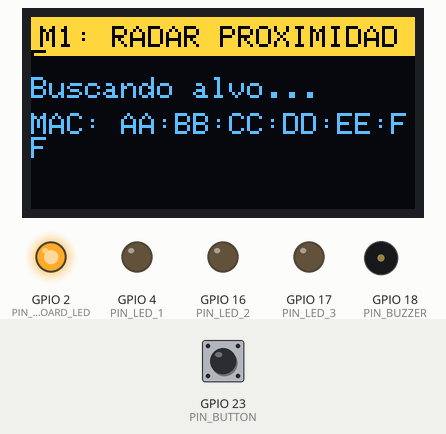
Simulated run of this program. Board: ESP32. Parts: 128×64 one-colour display, output pins drawn as LEDs (lit = HIGH), buzzer (waves = sounding). Inputs (shaded band) come from the test bench; at power-on: GPIO 23 (PIN_BUTTON) HIGH. The OLED is the two-colour kind (top 16 rows yellow); a WiFi scan finds three made-up networks; what the program prints to the serial monitor is not drawn.

Above: at 1.8 s.
1.9 s: GPIO 23 (PIN_BUTTON) pulled LOW for 0.15 s
At 3.7 s:
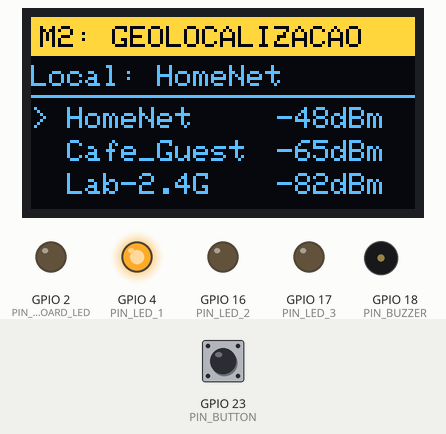
5.0 s: GPIO 23 (PIN_BUTTON) pulled LOW for 1 s
At 5.9 s:
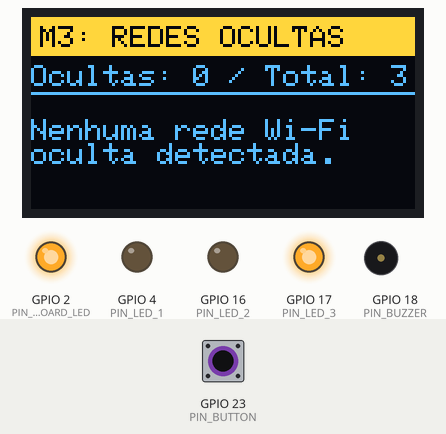
9.0 s: GPIO 23 (PIN_BUTTON) pulled LOW for 0.15 s
At 9.33 s:
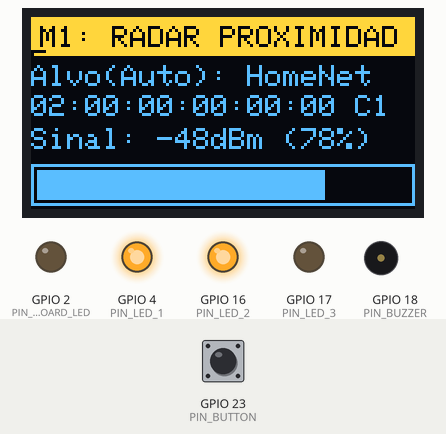
9.7 s: GPIO 23 (PIN_BUTTON) pulled LOW for 3.2 s
At 11.6 s:
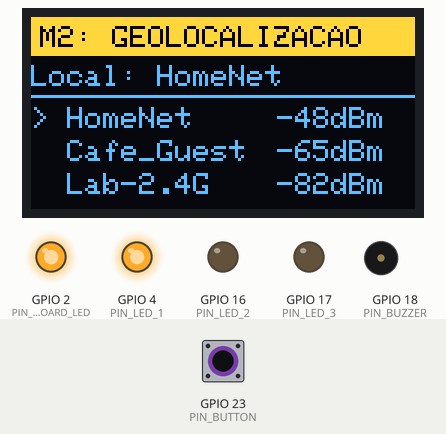
15.4 s: GPIO 23 (PIN_BUTTON) pulsed LOW 2 times (0.12 s each, 0.3 s apart)
At 15.66 s:
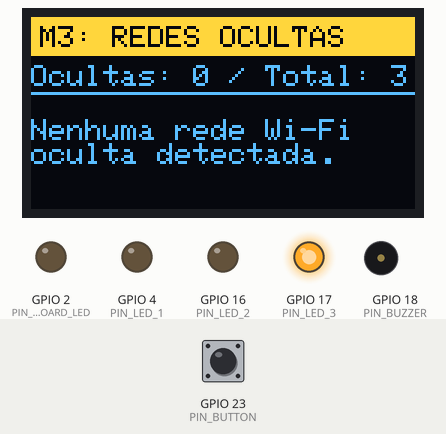
18.7 s: GPIO 23 (PIN_BUTTON) pulsed LOW 5 times (0.12 s each, 0.3 s apart)
At 19.1 s:
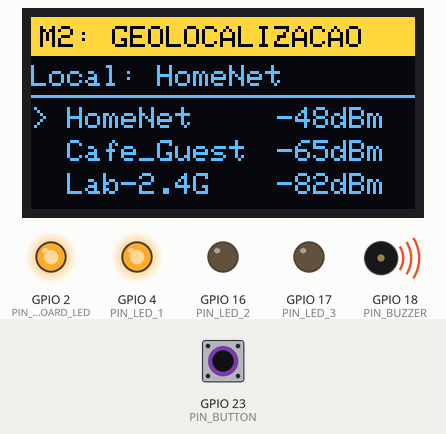
Timing chart, 0 to 22.7 s (numbered marks = the images above; inputs shaded):
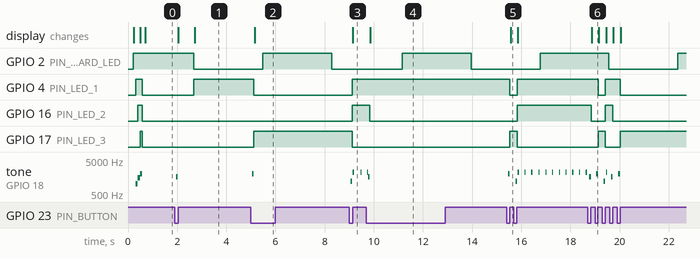

Measured:
- after the input at 1.9 s, GPIO 16 (PIN_LED_2): stays LOW (without the input it goes to HIGH after 0.78 s); the display: first changes after 0.15 s (image 1 shows a later state)
- after the input at 5.0 s, GPIO 4 (PIN_LED_1): HIGH → LOW after 0.12 s; GPIO 17 (PIN_LED_3): LOW → HIGH after 0.12 s; tone on GPIO 18 (PIN_BUZZER): silent → 2000 Hz after 0.05 s, → silent 0.07 s later; the display: changes after 0.15 s (image 2)
- after the input at 9.0 s, GPIO 4 (PIN_LED_1), GPIO 16 (PIN_LED_2): LOW → HIGH after 0.12 s; GPIO 17 (PIN_LED_3): HIGH → LOW after 0.12 s; tone on GPIO 18 (PIN_BUZZER): plays 1200 Hz for 0.07 s, 2184 Hz for 0.06 s, 2184 Hz for 0.04 s, starting after 0.05 s; the display: changes after 0.15 s (image 3)
- after the input at 9.7 s, GPIO 16 (PIN_LED_2): HIGH → LOW after 0.13 s; the display: changes after 0.16 s (image 4)
- after the input at 15.4 s, GPIO 4 (PIN_LED_1): HIGH → LOW after 0.14 s, → HIGH 0.30 s later; GPIO 16 (PIN_LED_2): LOW → HIGH after 0.44 s
- after the input at 18.7 s, GPIO 4 (PIN_LED_1): HIGH → LOW after 0.42 s, → HIGH 0.30 s later, → LOW 0.60 s later; GPIO 16 (PIN_LED_2): HIGH → LOW after 0.14 s, → HIGH 0.58 s later, → LOW 0.30 s later; GPIO 17 (PIN_LED_3): LOW → HIGH after 0.42 s, → LOW 0.30 s later, → HIGH 0.60 s later; the display: changes after 0.16 s (image 6)

The program:

main.cpp
```cpp
/**
 * ============================================================================
 * PROJETO ESP32 MULTIUSO 3-EM-1 (RADAR WIFI / GEOLOCALIZAÇÃO / REDES OCULTAS)
 * ============================================================================
 * Placa Alvo : ESP32 NodeMCU / DevKit de 38 Pinos
 * Display    : OLED 1.3" SH1106 (VDD-GND-SCK-SDA) / Compatível também c/ SSD1306
 *
 * PINAGEM DO HARDWARE (Conforme suas fotos):
 *  - Display OLED I2C :
 *      Pino 4 (SDA) -> G21 (6º pino da direita do ESP32)
 *      Pino 3 (SCK) -> G22 (3º pino da direita do ESP32)
 *      Pino 2 (GND) -> GND (1º pino da direita do ESP32)
 *      Pino 1 (VDD) -> 3V3 (1º pino da esquerda do ESP32)
 *  - Botão Seletor de Modo (SW1): G23 (2º pino da direita, INPUT_PULLUP interno)
 *  - Buzzer Sonoro (BZ1)        : G18 (9º pino da direita, Controle PWM / Tom)
 *  - LED 3 (Forte / Modo 3)     : G17 (11º pino da direita)
 *  - LED 2 (Médio / Modo 2)     : G16 (12º pino da direita)
 *  - LED 1 (Fraco / Modo 1)     : G4  (13º pino da direita)
 * ============================================================================
 */

#include <Arduino.h>
#include <WiFi.h>
#include <Wire.h>
#include <Adafruit_GFX.h>
#include <Adafruit_SH110X.h>
#include <Adafruit_SSD1306.h>

// ============================================================================
// 1. DEFINIÇÕES DE PINOS E CONSTANTES DE HARDWARE
// ============================================================================
#define PIN_OLED_SDA     21
#define PIN_OLED_SCL     22
#define PIN_BUTTON       23
#define PIN_BUZZER       18
#define PIN_LED_1         4
#define PIN_LED_2        16
#define PIN_LED_3        17

// LED interno azul da placa ESP32 (pisca para mostrar que o código está rodando!)
#define PIN_ONBOARD_LED   2

#define SCREEN_WIDTH    128
#define SCREEN_HEIGHT    64
#define OLED_RESET       -1

// Controle automático do Display: usa SH1106G (padrão dos displays azuis VDD-GND-SCK-SDA)
// Se você mudar para false, ele usa SSD1306.
#define USE_SH1106_DRIVER  true

#if USE_SH1106_DRIVER
  Adafruit_SH1106G display(SCREEN_WIDTH, SCREEN_HEIGHT, &Wire, OLED_RESET);
  #define COLOR_WHITE SH110X_WHITE
  #define COLOR_BLACK SH110X_BLACK
#else
  Adafruit_SSD1306 display(SCREEN_WIDTH, SCREEN_HEIGHT, &Wire, OLED_RESET);
  #define COLOR_WHITE SSD1306_WHITE
  #define COLOR_BLACK SSD1306_BLACK
#endif

// Limites de RSSI (em dBm) para cálculo de porcentagem de proximidade
#define RSSI_MIN_DBM    -95   // 0% de proximidade (muito longe)
#define RSSI_MAX_DBM    -35   // 100% de proximidade (colado no roteador)

// Intervalo entre varreduras assíncronas de Wi-Fi (ms)
#define WIFI_SCAN_INTERVAL_MS  800

// ============================================================================
// 2. CONFIGURAÇÃO DE REDES ALVO (PERSONALIZE AQUI SEUS ROTEADORES!)
// ============================================================================
const char* TARGET_RADAR_BSSID = "AA:BB:CC:DD:EE:FF";
const bool  RADAR_FALLBACK_TO_STRONGEST = true;

struct RoomAnchor {
  const char* bssid;
  const char* ssid;
  const char* roomName;
};

const RoomAnchor ROOM_ANCHORS[3] = {
  { "11:22:33:44:55:01", "WIFI_SALA",       "Voce esta na Sala"       },
  { "11:22:33:44:55:02", "WIFI_QUARTO",     "Voce esta no Quarto"     },
  { "11:22:33:44:55:03", "WIFI_ESCRITORIO", "Voce esta no Escritorio" }
};

// ============================================================================
// 3. OBJETOS E VARIÁVEIS DE ESTADO GLOBAIS
// ============================================================================
enum OperationMode {
  MODE_PROXIMITY_RADAR = 0,
  MODE_INDOOR_LOCATION = 1,
  MODE_HIDDEN_DETECTOR = 2
};

volatile OperationMode currentMode = MODE_PROXIMITY_RADAR;

bool lastButtonReading = HIGH;
bool buttonStableState = HIGH;
unsigned long lastDebounceTime = 0;
const unsigned long DEBOUNCE_DELAY_MS = 50;

bool scanInProgress = false;
unsigned long lastScanTriggerTime = 0;

unsigned long lastBeepToggleTime = 0;
bool buzzerToneActive = false;
uint8_t detectedOledAddr = 0x3C;
bool oledConnected = false;

struct RadarData {
  bool found;
  String ssid;
  String bssid;
  int32_t rssi;
  int proximityPct;
  int32_t channel;
  bool isFallback;
} radarState = { false, "", "", -100, 0, 0, false };

struct GeoData {
  bool anyConfiguredFound;
  int bestRoomIndex;
  int32_t roomRssi[3];
  String topDemoSsid[3];
  int32_t topDemoRssi[3];
  int topDemoCount;
} geoState = { false, -1, {-100, -100, -100}, {"", "", ""}, {-100, -100, -100}, 0 };

#define MAX_HIDDEN_NETS 6
struct HiddenNetInfo {
  String bssid;
  int32_t rssi;
  int32_t channel;
};
HiddenNetInfo hiddenNets[MAX_HIDDEN_NETS];
int hiddenNetsCount = 0;
int totalNetworksLastScan = 0;

// ============================================================================
// 4. SCANNER I2C AUTOMÁTICO (DETECTA SE O OLED ESTÁ EM 0x3C OU 0x3D)
// ============================================================================
uint8_t scanI2CForOLED() {
  Serial.println(F("[I2C] Procurando Display OLED nos pinos G21 (SDA) e G22 (SCK)..."));
  uint8_t foundAddr = 0;
  for (uint8_t addr = 1; addr < 127; addr++) {
    Wire.beginTransmission(addr);
    if (Wire.endTransmission() == 0) {
      Serial.print(F("[I2C] Dispositivo encontrado no endereco 0x"));
      if (addr < 16) Serial.print("0");
      Serial.println(addr, HEX);
      if (addr == 0x3C || addr == 0x3D) {
        foundAddr = addr;
      } else if (foundAddr == 0) {
        foundAddr = addr;
      }
    }
  }
  if (foundAddr == 0) {
    Serial.println(F("[AVISO I2C] Nenhum dispositivo respondeu! Verifique os 4 fios do OLED:"));
    Serial.println(F("  Pino 1 (VDD) -> 3V3 | Pino 2 (GND) -> GND | Pino 3 (SCK) -> G22 | Pino 4 (SDA) -> G21"));
  }
  return foundAddr;
}

bool initOLEDDisplay() {
  uint8_t addr = scanI2CForOLED();
  if (addr != 0) {
    detectedOledAddr = addr;
  } else {
    detectedOledAddr = 0x3C;
  }

#if USE_SH1106_DRIVER
  bool ok = display.begin(detectedOledAddr, true);
#else
  bool ok = display.begin(SSD1306_SWITCHCAPVCC, detectedOledAddr);
#endif
  if (ok && addr != 0) {
    oledConnected = true;
    display.clearDisplay();
    display.setTextColor(COLOR_WHITE);
    display.display();
  }
  return oledConnected;
}

// ============================================================================
// 5. FUNÇÕES AUXILIARES DE HARDWARE (BUZZER, LEDS E CONVERSÕES)
// ============================================================================
void playBuzzerTone(uint32_t freqHz) {
  if (freqHz == 0) {
    noTone(PIN_BUZZER);
    digitalWrite(PIN_BUZZER, LOW);
  } else {
    tone(PIN_BUZZER, freqHz);
  }
}

void beepModeChange(OperationMode newMode) {
  uint32_t freq = 1200 + ((int)newMode * 400);
  playBuzzerTone(freq);
  delay(70);
  playBuzzerTone(0);
}

int rssiToPercentage(int32_t rssi) {
  if (rssi <= RSSI_MIN_DBM) return 0;
  if (rssi >= RSSI_MAX_DBM) return 100;
  return map(rssi, RSSI_MIN_DBM, RSSI_MAX_DBM, 0, 100);
}

void updateStatusLEDs() {
  if (currentMode == MODE_PROXIMITY_RADAR) {
    if (!radarState.found) {
      digitalWrite(PIN_LED_1, LOW);
      digitalWrite(PIN_LED_2, LOW);
      digitalWrite(PIN_LED_3, LOW);
    } else {
      digitalWrite(PIN_LED_1, (radarState.proximityPct >= 15) ? HIGH : LOW);
      digitalWrite(PIN_LED_2, (radarState.proximityPct >= 50) ? HIGH : LOW);
      digitalWrite(PIN_LED_3, (radarState.proximityPct >= 80) ? HIGH : LOW);
    }
  } else if (currentMode == MODE_INDOOR_LOCATION) {
    int activeIdx = geoState.anyConfiguredFound ? geoState.bestRoomIndex : (geoState.topDemoCount > 0 ? 0 : -1);
    digitalWrite(PIN_LED_1, (activeIdx == 0) ? HIGH : LOW);
    digitalWrite(PIN_LED_2, (activeIdx == 1) ? HIGH : LOW);
    digitalWrite(PIN_LED_3, (activeIdx == 2) ? HIGH : LOW);
  } else if (currentMode == MODE_HIDDEN_DETECTOR) {
    digitalWrite(PIN_LED_3, HIGH);
    bool hasHidden = (hiddenNetsCount > 0);
    digitalWrite(PIN_LED_1, hasHidden ? HIGH : LOW);
    digitalWrite(PIN_LED_2, (hiddenNetsCount > 1) ? HIGH : LOW);
  }
}

void handleRadarBuzzerNonBlocking() {
  if (currentMode != MODE_PROXIMITY_RADAR || !radarState.found || radarState.proximityPct < 10) {
    if (buzzerToneActive) {
      playBuzzerTone(0);
      buzzerToneActive = false;
    }
    return;
  }

  unsigned long now = millis();
  unsigned long beepPeriodMs = map(radarState.proximityPct, 10, 100, 700, 75);
  unsigned long beepOnDurationMs = 45;
  uint32_t beepFreqHz = map(radarState.proximityPct, 10, 100, 900, 2600);

  if (buzzerToneActive) {
    if (now - lastBeepToggleTime >= beepOnDurationMs) {
      playBuzzerTone(0);
      buzzerToneActive = false;
      lastBeepToggleTime = now;
    }
  } else {
    if (now - lastBeepToggleTime >= beepPeriodMs) {
      playBuzzerTone(beepFreqHz);
      buzzerToneActive = true;
      lastBeepToggleTime = now;
    }
  }
}

// ============================================================================
// 6. PROCESSAMENTO DOS DADOS DO ESCANEAMENTO WI-FI
// ============================================================================
bool isSsidHidden(const String& ssid) {
  if (ssid.length() == 0) return true;
  for (size_t i = 0; i < ssid.length(); i++) {
    if (ssid[i] != '\0' && ssid[i] != ' ') {
      return false;
    }
  }
  return true;
}

void processWiFiScanResults(int numNetworks) {
  totalNetworksLastScan = numNetworks;
  // Pisca rapidamente o LED interno azul da placa ESP32 a cada scan concluído
  digitalWrite(PIN_ONBOARD_LED, !digitalRead(PIN_ONBOARD_LED));

  radarState.found = false;
  radarState.rssi = -100;
  radarState.proximityPct = 0;
  radarState.isFallback = false;

  int strongestIndex = -1;
  int32_t strongestRssi = -120;

  for (int i = 0; i < numNetworks; i++) {
    String bssidStr = WiFi.BSSIDstr(i);
    int32_t rssiVal = WiFi.RSSI(i);

    if (rssiVal > strongestRssi) {
      strongestRssi = rssiVal;
      strongestIndex = i;
    }

    if (bssidStr.equalsIgnoreCase(TARGET_RADAR_BSSID)) {
      radarState.found = true;
      radarState.ssid = WiFi.SSID(i);
      radarState.bssid = bssidStr;
      radarState.rssi = rssiVal;
      radarState.channel = WiFi.channel(i);
      radarState.proximityPct = rssiToPercentage(rssiVal);
      radarState.isFallback = false;
    }
  }

  if (!radarState.found && RADAR_FALLBACK_TO_STRONGEST && strongestIndex >= 0) {
    radarState.found = true;
    radarState.ssid = WiFi.SSID(strongestIndex);
    if (radarState.ssid.length() == 0) radarState.ssid = "<Oculta>";
    radarState.bssid = WiFi.BSSIDstr(strongestIndex);
    radarState.rssi = WiFi.RSSI(strongestIndex);
    radarState.channel = WiFi.channel(strongestIndex);
    radarState.proximityPct = rssiToPercentage(radarState.rssi);
    radarState.isFallback = true;
  }

  geoState.anyConfiguredFound = false;
  geoState.bestRoomIndex = -1;
  int32_t bestConfiguredRssi = -120;

  for (int r = 0; r < 3; r++) {
    geoState.roomRssi[r] = -100;
    for (int i = 0; i < numNetworks; i++) {
      String bssidStr = WiFi.BSSIDstr(i);
      String ssidStr  = WiFi.SSID(i);
      if (bssidStr.equalsIgnoreCase(ROOM_ANCHORS[r].bssid) ||
          (strlen(ROOM_ANCHORS[r].ssid) > 0 && ssidStr.equalsIgnoreCase(ROOM_ANCHORS[r].ssid))) {
        int32_t rssi = WiFi.RSSI(i);
        if (rssi > geoState.roomRssi[r]) {
          geoState.roomRssi[r] = rssi;
        }
        geoState.anyConfiguredFound = true;
        if (rssi > bestConfiguredRssi) {
          bestConfiguredRssi = rssi;
          geoState.bestRoomIndex = r;
        }
      }
    }
  }

  geoState.topDemoCount = min(numNetworks, 3);
  for (int k = 0; k < geoState.topDemoCount; k++) {
    String s = WiFi.SSID(k);
    if (s.length() == 0) s = WiFi.BSSIDstr(k).substring(9);
    geoState.topDemoSsid[k] = s;
    geoState.topDemoRssi[k] = WiFi.RSSI(k);
  }

  hiddenNetsCount = 0;
  for (int i = 0; i < numNetworks && hiddenNetsCount < MAX_HIDDEN_NETS; i++) {
    String ssidStr = WiFi.SSID(i);
    if (isSsidHidden(ssidStr)) {
      hiddenNets[hiddenNetsCount].bssid   = WiFi.BSSIDstr(i);
      hiddenNets[hiddenNetsCount].rssi    = WiFi.RSSI(i);
      hiddenNets[hiddenNetsCount].channel = WiFi.channel(i);
      hiddenNetsCount++;
    }
  }

  WiFi.scanDelete();
}

void manageAsyncWiFiScan() {
  int16_t scanStatus = WiFi.scanComplete();

  if (scanStatus == WIFI_SCAN_RUNNING) {
    return;
  }

  if (scanStatus >= 0) {
    processWiFiScanResults(scanStatus);
    scanInProgress = false;
    lastScanTriggerTime = millis();
  } else if (scanStatus == WIFI_SCAN_FAILED || !scanInProgress) {
    if (millis() - lastScanTriggerTime >= WIFI_SCAN_INTERVAL_MS) {
      WiFi.scanNetworks(true, true);
      scanInProgress = true;
      lastScanTriggerTime = millis();
    }
  }
}

// ============================================================================
// 7. TELAS DO DISPLAY OLED (INTERFACE GRÁFICA PARA OS 3 MODOS)
// ============================================================================
void drawHeader(const char* title) {
  display.fillRect(0, 0, SCREEN_WIDTH, 13, COLOR_WHITE);
  display.setTextColor(COLOR_BLACK);
  display.setTextSize(1);
  display.setCursor(3, 3);
  display.print(title);
  display.setTextColor(COLOR_WHITE);
}

void renderMode1Radar() {
  drawHeader("M1: RADAR PROXIMIDADE");

  if (!radarState.found) {
    display.setCursor(0, 20);
    display.println("Buscando alvo...");
    display.setCursor(0, 32);
    display.print("MAC: ");
    display.println(TARGET_RADAR_BSSID);
    return;
  }

  display.setCursor(0, 16);
  display.print(radarState.isFallback ? "Alvo(Auto): " : "Alvo: ");
  display.println(radarState.ssid.substring(0, 11));

  display.setCursor(0, 26);
  display.print(radarState.bssid);
  display.print(" C");
  display.println(radarState.channel);

  display.setCursor(0, 37);
  display.print("Sinal: ");
  display.print(radarState.rssi);
  display.print("dBm (");
  display.print(radarState.proximityPct);
  display.println("%)");

  display.drawRect(0, 49, SCREEN_WIDTH, 14, COLOR_WHITE);
  int barWidth = map(radarState.proximityPct, 0, 100, 0, SCREEN_WIDTH - 4);
  if (barWidth > 0) {
    display.fillRect(2, 51, barWidth, 10, COLOR_WHITE);
  }
}

void renderMode2Geolocation() {
  drawHeader("M2: GEOLOCALIZACAO");

  if (geoState.anyConfiguredFound && geoState.bestRoomIndex >= 0) {
    display.setCursor(0, 16);
    display.println(ROOM_ANCHORS[geoState.bestRoomIndex].roomName);
    display.drawFastHLine(0, 26, SCREEN_WIDTH, COLOR_WHITE);

    for (int r = 0; r < 3; r++) {
      display.setCursor(0, 30 + (r * 11));
      display.print(r == geoState.bestRoomIndex ? "> " : "  ");
      display.print("AP");
      display.print(r + 1);
      display.print(": ");
      if (geoState.roomRssi[r] <= -100) {
        display.println("Ausente");
      } else {
        display.print(geoState.roomRssi[r]);
        display.println(" dBm");
      }
    }
  } else {
    display.setCursor(0, 16);
    if (geoState.topDemoCount > 0) {
      display.print("Local: ");
      display.println(geoState.topDemoSsid[0].substring(0, 14));
      display.drawFastHLine(0, 26, SCREEN_WIDTH, COLOR_WHITE);

      for (int k = 0; k < geoState.topDemoCount; k++) {
        display.setCursor(0, 30 + (k * 11));
        display.print(k == 0 ? "> " : "  ");
        display.print(geoState.topDemoSsid[k].substring(0, 10));
        display.setCursor(82, 30 + (k * 11));
        display.print(geoState.topDemoRssi[k]);
        display.println("dBm");
      }
    } else {
      display.setCursor(0, 28);
      display.println("Escaneando APs...");
    }
  }
}

void renderMode3HiddenDetector() {
  drawHeader("M3: REDES OCULTAS");

  display.setCursor(0, 16);
  display.print("Ocultas: ");
  display.print(hiddenNetsCount);
  display.print(" / Total: ");
  display.println(totalNetworksLastScan);
  display.drawFastHLine(0, 25, SCREEN_WIDTH, COLOR_WHITE);

  if (hiddenNetsCount == 0) {
    display.setCursor(0, 34);
    display.println("Nenhuma rede Wi-Fi");
    display.println("oculta detectada.");
    return;
  }

  int maxLines = min(hiddenNetsCount, 3);
  for (int i = 0; i < maxLines; i++) {
    int yPos = 28 + (i * 12);
    display.setCursor(0, yPos);
    display.print(hiddenNets[i].bssid);
    display.setCursor(104, yPos);
    display.print("C");
    display.println(hiddenNets[i].channel);
  }
}

void updateOLEDDisplay() {
  // Se o display foi conectado depois de ligar o ESP32 (hot-plug na protoboard), reconecta automaticamente!
  Wire.beginTransmission(detectedOledAddr);
  if (Wire.endTransmission() != 0) {
    oledConnected = false;
    return;
  } else if (!oledConnected) {
    initOLEDDisplay();
  }

  display.clearDisplay();

  switch (currentMode) {
    case MODE_PROXIMITY_RADAR:
      renderMode1Radar();
      break;
    case MODE_INDOOR_LOCATION:
      renderMode2Geolocation();
      break;
    case MODE_HIDDEN_DETECTOR:
      renderMode3HiddenDetector();
      break;
  }

  display.display();
}

// ============================================================================
// 8. LEITURA DO BOTÃO COM DEBOUNCE (ALTERNÂNCIA DOS 3 MODOS)
// ============================================================================
void handleModeButton() {
  bool reading = digitalRead(PIN_BUTTON);

  if (reading != lastButtonReading) {
    lastDebounceTime = millis();
  }

  if ((millis() - lastDebounceTime) > DEBOUNCE_DELAY_MS) {
    if (reading != buttonStableState) {
      buttonStableState = reading;

      if (buttonStableState == LOW) {
        currentMode = (OperationMode)(((int)currentMode + 1) % 3);

        Serial.print(F("[MODO] Alternado para Modo "));
        Serial.println((int)currentMode + 1);

        beepModeChange(currentMode);
        updateStatusLEDs();
        updateOLEDDisplay();
      }
    }
  }

  lastButtonReading = reading;
}

// ============================================================================
// 9. SETUP E LOOP PRINCIPAL
// ============================================================================
void setup() {
  Serial.begin(115200);
  delay(200);
  Serial.println(F("\n===================================================="));
  Serial.println(F("   INICIANDO PROJETO ESP32 MULTIUSO 3-EM-1 (WIFI)   "));
  Serial.println(F("===================================================="));

  pinMode(PIN_BUTTON, INPUT_PULLUP);
  pinMode(PIN_BUZZER, OUTPUT);
  pinMode(PIN_LED_1, OUTPUT);
  pinMode(PIN_LED_2, OUTPUT);
  pinMode(PIN_LED_3, OUTPUT);
  pinMode(PIN_ONBOARD_LED, OUTPUT);

  digitalWrite(PIN_BUZZER, LOW);
  digitalWrite(PIN_LED_1, LOW);
  digitalWrite(PIN_LED_2, LOW);
  digitalWrite(PIN_LED_3, LOW);
  digitalWrite(PIN_ONBOARD_LED, HIGH);

  // Inicializa Barramento I2C nos pinos G21 (SDA) e G22 (SCK)
  Wire.begin(PIN_OLED_SDA, PIN_OLED_SCL);

  if (initOLEDDisplay()) {
    display.clearDisplay();
    display.setTextColor(COLOR_WHITE);
    display.setTextSize(1);
    display.setCursor(10, 8);
    display.println(F("WIFI MODO 3-EM-1"));
    display.setCursor(16, 22);
    display.println(F("RASTREADOR ESP32"));
    display.drawRect(0, 0, SCREEN_WIDTH, SCREEN_HEIGHT, COLOR_WHITE);
    display.setCursor(8, 44);
    display.println(F("Iniciando Radio..."));
    display.display();
  }

  // Teste rápido dos LEDs e Buzzer ao ligar
  digitalWrite(PIN_LED_1, HIGH); playBuzzerTone(1000); delay(90);
  digitalWrite(PIN_LED_2, HIGH); playBuzzerTone(1500); delay(90);
  digitalWrite(PIN_LED_3, HIGH); playBuzzerTone(2000); delay(90);
  playBuzzerTone(0);
  digitalWrite(PIN_LED_1, LOW);
  digitalWrite(PIN_LED_2, LOW);
  digitalWrite(PIN_LED_3, LOW);

  WiFi.mode(WIFI_STA);
  WiFi.disconnect(true, true);
  delay(100);

  WiFi.scanNetworks(true, true);
  scanInProgress = true;
  lastScanTriggerTime = millis();

  Serial.println(F("[OK] Sistema pronto! Pressione o botao no G23 para alternar modos."));
}

void loop() {
  handleModeButton();
  manageAsyncWiFiScan();
  handleRadarBuzzerNonBlocking();
  updateStatusLEDs();

  static unsigned long lastDisplayRefresh = 0;
  if (millis() - lastDisplayRefresh >= 250) {
    lastDisplayRefresh = millis();
    updateOLEDDisplay();
  }
}
```
